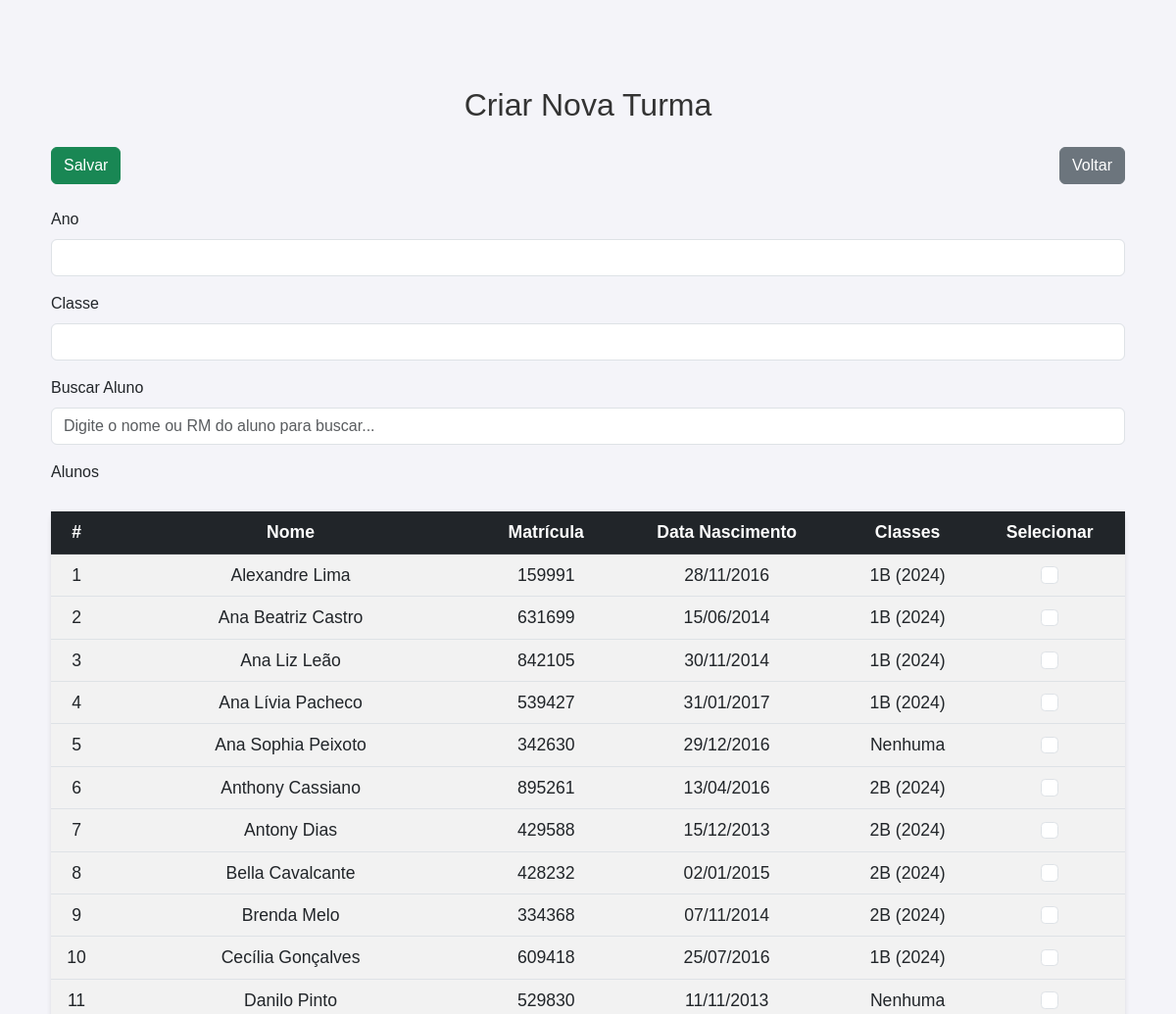
The app's page /secretaria/criar_turma/ (upper part), older data.
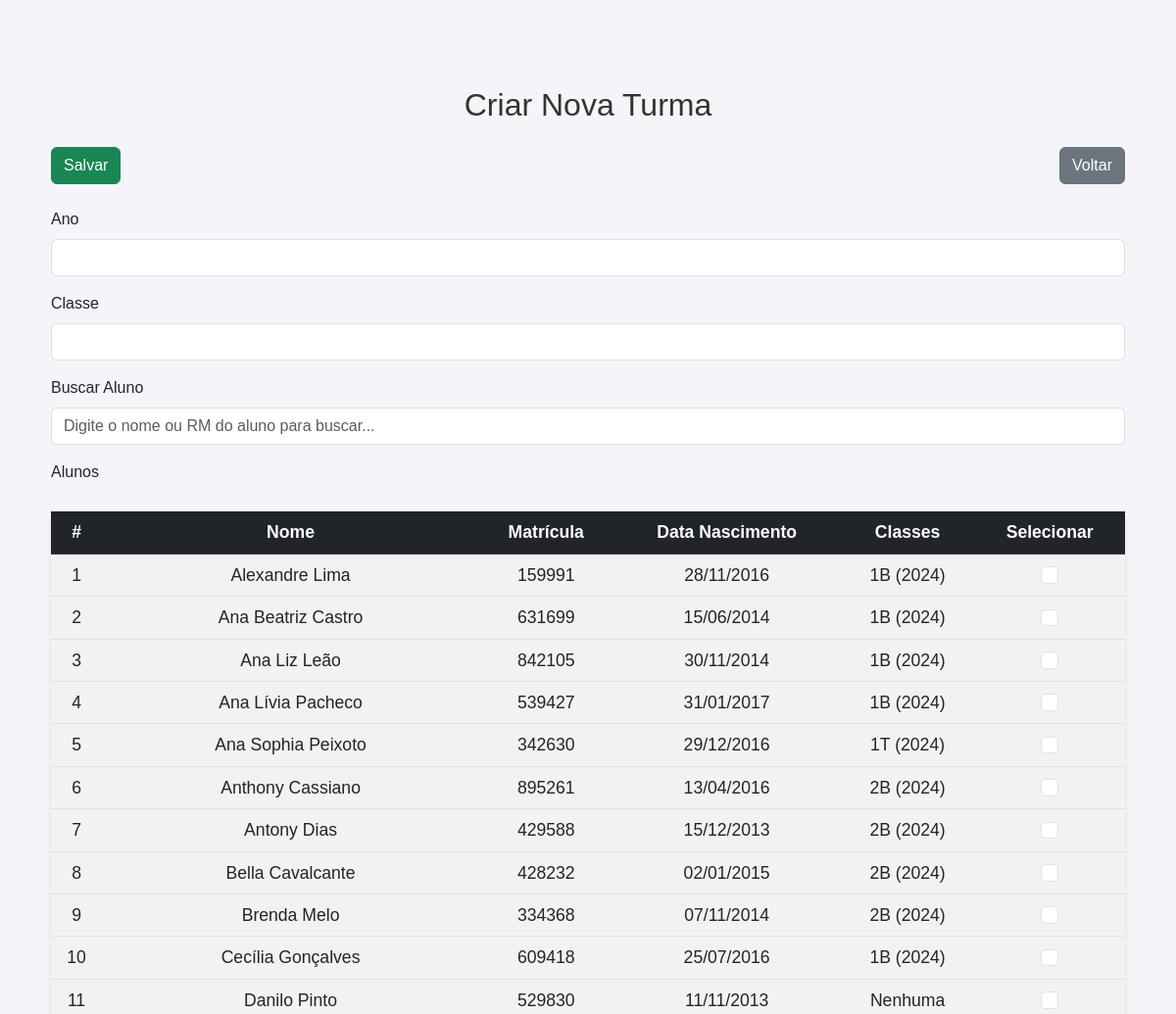
The same page, newer data.
### core/models.py (models this page shows, shortened)
class Aluno(models.Model):
    user = models.OneToOneField(User, on_delete=models.CASCADE, related_name='aluno_profile')
    nome = models.CharField(max_length=100)
    rm = models.CharField(max_length=20, unique=True)  # Registro de matrícula único
    ra_rg = models.CharField(max_length=20, blank=True, null=True)  # RA ou RG (opcional)
    data_nascimento = models.DateField()  # Data de nascimento do aluno
    status = models.CharField(
        max_length=11,
        choices=[('ativo', 'Ativo'), ('transferido', 'Transferido'), ('suplente', 'Suplente')],
        default='ativo'
    )
    email_responsavel = models.EmailField(max_length=100, blank=True, null=True)
    telefone_responsavel = models.CharField(max_length=15, blank=True, null=True)

class Turma(models.Model):
    ano = models.PositiveIntegerField()  # Ano da turma (Exemplo: 2024)
    classe = models.CharField(max_length=5, default='Indefinido')  # Classe (Exemplo: 1A, 2B, etc.)
    alunos = models.ManyToManyField(Aluno, related_name='turmas')
    professores = models.ManyToManyField(Professor, related_name='turmas')
    class Meta:
        verbose_name = "Turma"
        verbose_name_plural = "Turmas"

### core/views.py (the view)
# urls.py: path('secretaria/criar_turma/', views.criar_turma, name='criar_turma'),
def criar_turma(request):
    alunos = Aluno.objects.all().order_by('nome')  # Busca todos os alunos
    professores = Professor.objects.all().order_by('nome')  # Busca todos os professores
    if request.method == 'POST':
        form = TurmaForm(request.POST)
        if form.is_valid():
            turma = form.save()
            turma.alunos.set(request.POST.getlist('alunos'))
            turma.professores.set(request.POST.getlist('professores'))
            return redirect('gerenciar_turmas')
    else:
        form = TurmaForm()
    return render(request, 'core/criar_turma.html', {'form': form, 'alunos': alunos, 'professores': professores})

### core/forms.py
class TurmaForm(forms.ModelForm):
    alunos = forms.ModelMultipleChoiceField(
        queryset=Aluno.objects.all(),
        widget=forms.CheckboxSelectMultiple,
        required=False  # Não é mais obrigatório
    )
    professores = forms.ModelMultipleChoiceField(
        queryset=Professor.objects.all(),
        widget=forms.CheckboxSelectMultiple,
        required=False  # Não é mais obrigatório
    )
    class Meta:
        model = Turma
        fields = ['ano', 'classe', 'alunos', 'professores']  # Campos para criação/edição da turma

### core/templates/core/criar_turma.html (shortened to what this page needs)
{% load static %}
<!DOCTYPE html>
<html lang="pt-BR">
<head>
    <link href="https://cdn.jsdelivr.net/npm/bootstrap@5.3.0/dist/css/bootstrap.min.css" rel="stylesheet">
    <link rel="stylesheet" href="{% static 'css/estilos.css' %}">
</head>
<body>
    <div class="container mt-5">
        <h1 class="text-center mb-4">Criar Nova Turma</h1>
        <form method="POST">
            <div class="d-flex justify-content-between mb-4">
                <button type="submit" class="btn btn-success">Salvar</button>
                <a href="{% url 'gerenciar_turmas' %}" class="btn btn-secondary">Voltar</a>
            </div>
            <div class="mb-3">
                <label for="ano" class="form-label">Ano</label>
                <input type="text" class="form-control" id="ano" name="ano" required>
            </div>
            <div class="mb-3">
                <label for="classe" class="form-label">Classe</label>
                <input type="text" class="form-control" id="classe" name="classe" required>
            </div>
            <div class="mb-3">
                <label for="buscar_aluno" class="form-label">Buscar Aluno</label>
                <input type="text" class="form-control" id="buscar_aluno" placeholder="Digite o nome ou RM do aluno para buscar...">
            </div>
            <div class="mb-3">
                <label for="alunos" class="form-label">Alunos</label>
                <table class="table table-hover table-striped" id="tabela_alunos">
                    <thead class="table-dark">
                        <tr>
                            <th>#</th>
                            <th>Nome</th>
                            <th>Matrícula</th>
                            <th>Data Nascimento</th>
                            <th>Classes</th>
                            <th>Selecionar</th>
                        </tr>
                    </thead>
                    <tbody>
                        {% for aluno in alunos|dictsort:"nome" %}
                            <tr class="aluno-row">
                                <td>{{ forloop.counter }}</td>
                                <td>{{ aluno.nome }}</td>
                                <td>{{ aluno.rm }}</td>
                                <td>{{ aluno.data_nascimento|date:"d/m/Y" }}</td>
                                <td>
                                    {% if aluno.turmas.all %}
                                        {% for turma in aluno.turmas.all %}
                                            {{ turma.classe }} ({{ turma.ano }}){% if not forloop.last %}, {% endif %}
                                        {% endfor %}
                                    {% else %}
                                        Nenhuma
                                    {% endif %}
                                </td>
                                <td>
                                    <input class="form-check-input" type="checkbox" name="alunos" value="{{ aluno.id }}" id="aluno_{{ aluno.id }}">
                                </td>
                            </tr>
                        {% empty %}
                            <tr>
                                <td colspan="6">Nenhum aluno encontrado</td>
                            </tr>
                        {% endfor %}
                    </tbody>
                </table>
            </div>
        </form>
    </div>
</body>
</html>

Row changes from the older to the newer data that the page shows:
changed Aluno "Ana Sophia Peixoto": gains Turma (classe "1T", ano "2024"); no longer shows "Nenhuma"
